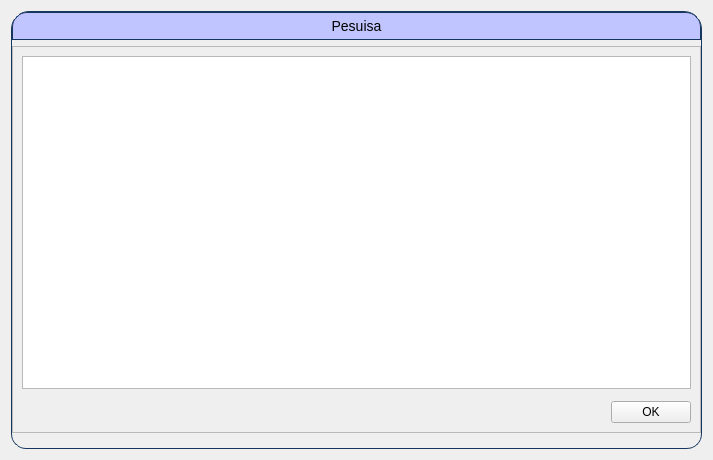
<?xml version="1.0" encoding="UTF-8"?>
<ui version="4.0">
 <class>DialogPesquisarTabela</class>
 <widget class="QDialog" name="DialogPesquisarTabela">
  <property name="windowTitle" stdset="0">
   <string>Pesquisar...</string>
  </property>
  <property name="geometry" stdset="0">
   <rect>
    <x>0</x>
    <y>0</y>
    <width>713</width>
    <height>460</height>
   </rect>
  </property>
  <layout class="QVBoxLayout" name="verticalLayout">
   <item>
    <widget class="QFrame" name="framePesquisa">
     <property name="frameShape" stdset="0">
      <enum>QFrame::StyledPanel</enum>
     </property>
     <property name="frameShadow" stdset="0">
      <enum>QFrame::Raised</enum>
     </property>
     <property name="styleSheet" stdset="0">
      <string notr="true">QFrame#framePesquisa
{
	border: 1px solid #FF17365D;
	border-top-left-radius: 18px;
	border-top-right-radius: 18px;
	border-bottom-left-radius: 15px;
	border-bottom-right-radius: 15px;
}</string>
     </property>
     <layout class="QVBoxLayout" name="verticalLayout_5">
      <property name="leftMargin">
       <number>0</number>
      </property>
      <property name="topMargin">
       <number>0</number>
      </property>
      <property name="rightMargin">
       <number>0</number>
      </property>
      <property name="bottomMargin">
       <number>15</number>
      </property>
      <item>
       <widget class="QPushButton" name="pushButtonTituloPesquisa">
        <property name="text" stdset="0">
         <string>Pesuisa</string>
        </property>
        <property name="styleSheet" stdset="0">
         <string notr="true">QPushButton#pushButtonTituloPesquisa{
	border: 1px solid #FF17365D;
	border-top-left-radius: 15px;
	border-top-right-radius: 15px;
	background-color: #c0c4ff;
	padding: 5px 0px;
	max-height: 25px;
   font-size: 14px;
}</string>
        </property>
       </widget>
      </item>
      <item>
       <widget class="QFrame" name="subFrameDiretivas">
        <property name="frameShape" stdset="0">
         <enum>QFrame::StyledPanel</enum>
        </property>
        <property name="frameShadow" stdset="0">
         <enum>QFrame::Raised</enum>
        </property>
        <layout class="QGridLayout" name="gridLayout_2">
         <property name="leftMargin">
          <number>9</number>
         </property>
         <property name="topMargin">
          <number>9</number>
         </property>
         <property name="rightMargin">
          <number>9</number>
         </property>
         <property name="bottomMargin">
          <number>9</number>
         </property>
         <item row="0" column="0">
          <widget class="QTableView" name="tableView"/>
         </item>
         <item row="1" column="0">
          <layout class="QHBoxLayout" name="horizontalLayout">
           <property name="topMargin">
            <number>6</number>
           </property>
           <item>
            <spacer name="horizontalSpacer">
             <property name="sizeHint" stdset="0">
              <size>
               <width>40</width>
               <height>20</height>
              </size>
             </property>
             <property name="orientation" stdset="0">
              <enum>Qt::Horizontal</enum>
             </property>
            </spacer>
           </item>
           <item>
            <widget class="QPushButton" name="pushButtonOk">
             <property name="text" stdset="0">
              <string>OK</string>
             </property>
            </widget>
           </item>
          </layout>
         </item>
        </layout>
       </widget>
      </item>
     </layout>
    </widget>
   </item>
  </layout>
 </widget>
 <resources/>
 <connections/>
</ui>
